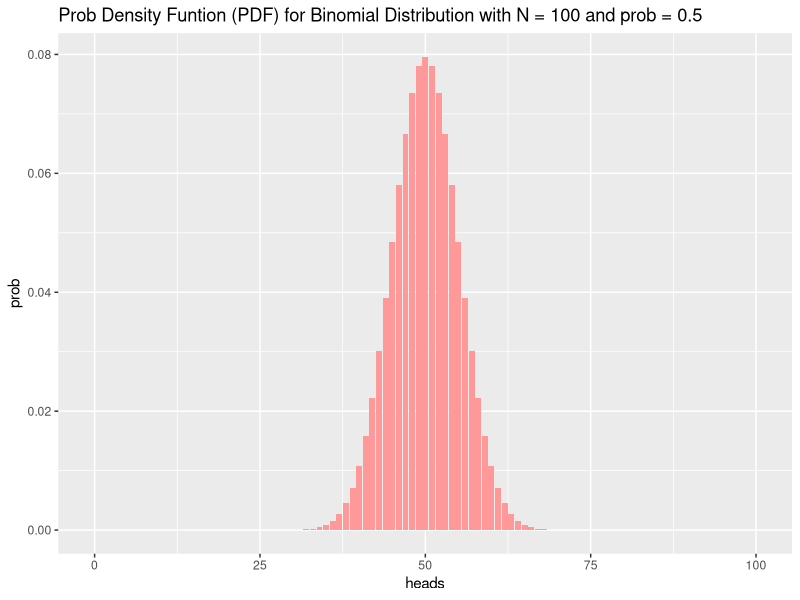
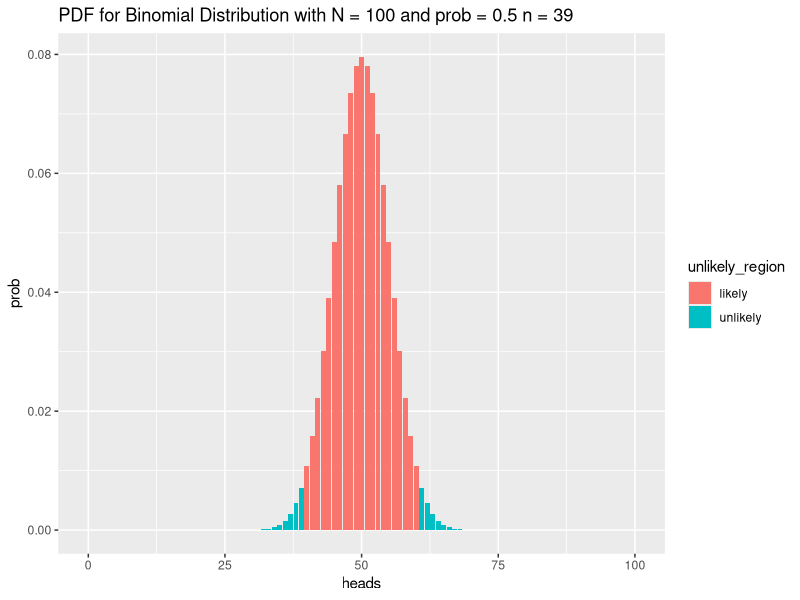

Reproduce these figures in R, in order.
library('ggplot2')

# The palette with grey:
cbPalette <- c("#999999", "#E69F00", "#56B4E9", "#009E73", "#F0E442", "#0072B2", "#D55E00", "#CC79A7")
# To use for fills, add
scale_fill_manual(values=cbPalette)

#Generate binomial distribution

#distribution params
N=100
prob = 0.5

#Generating data
heads = 0:N
probs = dbinom(heads,size=N,prob=prob)
data = data.frame(heads)
data['prob']=probs

#Plot binomial distribution
p = ggplot(data=data, aes(x=heads,y=prob)) 
p = p + geom_bar(stat='identity',fill="#FF9999")
title = paste("Prob Density Funtion (PDF) for Binomial Distribution with N = ",N," and prob = ",prob,sep="")
p = p + ggtitle(title)
p

#Get percentile
alpha = 0.05
oneside_alpha = alpha/2
pctl = qbinom(p=oneside_alpha,size=N,prob=prob)

#Shade 'Unlikely' area
unlikely_border = pctl-1
unlikelyNs = c(0:(unlikely_border), (N-unlikely_border):(N) )
unlikelyNsIndex = unlikelyNs + 1
unlikely_fill = rep('likely',N+1)
unlikely_fill[unlikelyNsIndex]='unlikely'

#Probability of unlikely area
sum(dbinom(unlikelyNs,size=N,prob=0.5))

#plot unlikely area
data['unlikely_region'] = unlikely_fill
title = paste("PDF for Binomial Distribution with N = ",N," and prob = ",prob," n = ",unlikely_border,sep="")
p = ggplot(data=data, aes(x=heads,y=prob,fill=unlikely_region)) + geom_bar(stat='identity') + scale_color_brewer()
p = p + ggtitle(title)
p
